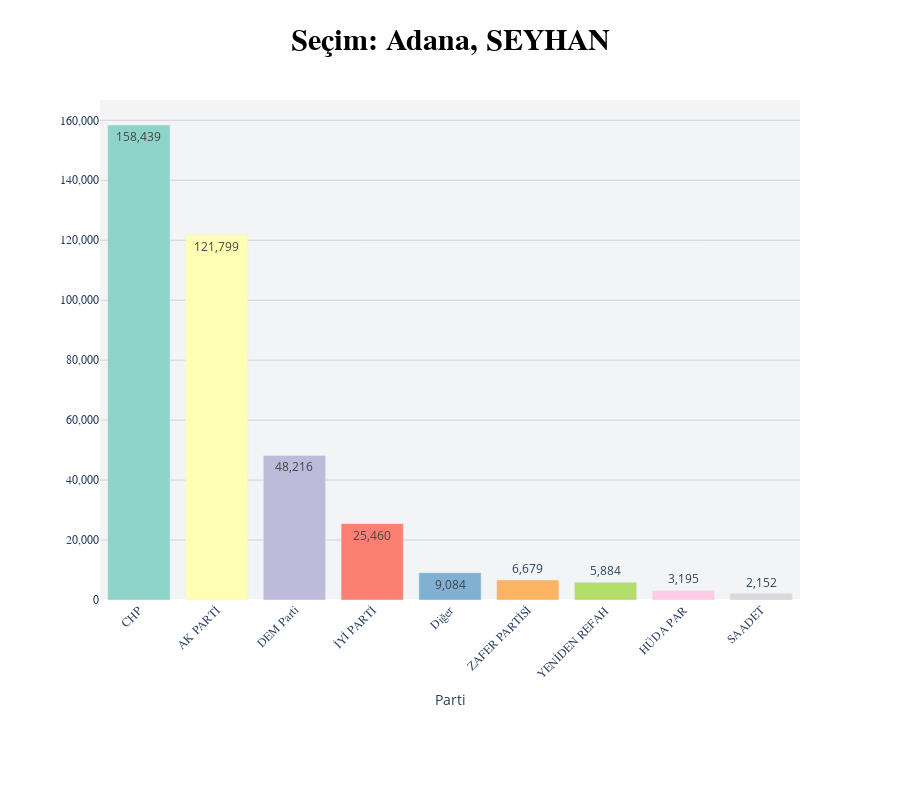

The notebook cell this image was saved under:
### Code cell
population_elections_plot(df_election, city_code=1, province_code=1).show()

### Figure 1 — Plotly figure (JSON) as saved in the notebook; plotly's stock layout.template omitted (floating-point values rounded to 4 significant figures)
{"data": [{"hovertemplate": "%{label}: %{value}", "marker": {"color": ["rgb(141,211,199)", "rgb(255,255,179)", "rgb(190,186,218)", "rgb(251,128,114)", "rgb(128,177,211)", "rgb(253,180,98)", "rgb(179,222,105)", "rgb(252,205,229)", "rgb(217,217,217)", "rgb(188,128,189)", "rgb(204,235,197)", "rgb(255,237,111)"]}, "name": "", "text": ["158439", "121799", "48216", "25460", "9084", "6679", "5884", "3195", "2152"], "textposition": "auto", "texttemplate": "%{text:,}", "type": "bar", "x": ["CHP", "AK PARTİ", "DEM Parti", "İYİ PARTİ", "Diğer", "ZAFER PARTİSİ", "YENİDEN REFAH", "HÜDA PAR", "SAADET"], "y": [158439, 121799, 48216, 25460, 9084, 6679, 5884, 3195, 2152]}], "layout": {"height": 800, "margin": {"b": 200, "l": 100, "r": 100, "t": 100}, "plot_bgcolor": "#f3f4f6", "title": {"font": {"color": "black", "family": "Verdana", "size": 30, "weight": "bold"}, "text": "Seçim: Adana, SEYHAN", "x": 0.5, "xanchor": "center"}, "xaxis": {"gridcolor": "lightgray", "showgrid": false, "tickangle": -45, "tickfont": {"family": "Verdana", "size": 12}, "title": {"text": "Parti"}}, "yaxis": {"gridcolor": "lightgray", "showgrid": true, "tickfont": {"family": "Verdana", "size": 12}, "tickformat": ",", "title": {"text": ""}}}}
